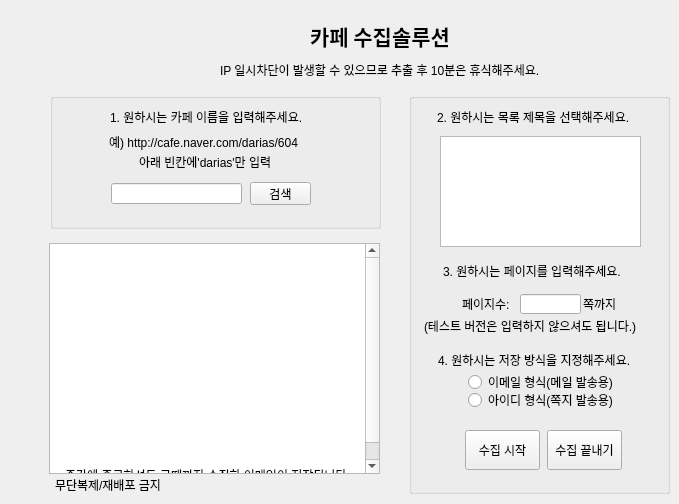
    <widget class="QWidget" name="tab_3">
     <attribute name="title">
      <string>카페</string>
     </attribute>
     <widget class="QLabel" name="label_6">
      <property name="geometry">
       <rect>
        <x>109</x>
        <y>134</y>
        <width>211</width>
        <height>16</height>
       </rect>
      </property>
      <property name="text">
       <string>예) http://cafe.naver.com/darias/604</string>
      </property>
     </widget>
     <widget class="QPushButton" name="pushButton3_1">
      <property name="geometry">
       <rect>
        <x>250</x>
        <y>182</y>
        <width>61</width>
        <height>23</height>
       </rect>
      </property>
      <property name="text">
       <string>검색</string>
      </property>
     </widget>
     <widget class="QLabel" name="label_16">
      <property name="geometry">
       <rect>
        <x>438</x>
        <y>350</y>
        <width>221</width>
        <height>20</height>
       </rect>
      </property>
      <property name="text">
       <string>4. 원하시는 저장 방식을 지정해주세요.</string>
      </property>
     </widget>
     <widget class="QRadioButton" name="radio3_2">
      <property name="geometry">
       <rect>
        <x>468</x>
        <y>392</y>
        <width>161</width>
        <height>16</height>
       </rect>
      </property>
      <property name="text">
       <string>아이디 형식(쪽지 발송용)</string>
      </property>
     </widget>
     <widget class="QGroupBox" name="groupBox_7">
      <property name="geometry">
       <rect>
        <x>50</x>
        <y>93</y>
        <width>331</width>
        <height>136</height>
       </rect>
      </property>
      <property name="title">
       <string/>
      </property>
     </widget>
     <widget class="QLabel" name="label_28">
      <property name="geometry">
       <rect>
        <x>220</x>
        <y>60</y>
        <width>361</width>
        <height>20</height>
       </rect>
      </property>
      <property name="text">
       <string>IP 일시차단이 발생할 수 있으므로 추출 후 10분은 휴식해주세요.</string>
      </property>
     </widget>
     <widget class="QRadioButton" name="radio3_1">
      <property name="geometry">
       <rect>
        <x>468</x>
        <y>374</y>
        <width>161</width>
        <height>16</height>
       </rect>
      </property>
      <property name="focusPolicy">
       <enum>Qt::StrongFocus</enum>
      </property>
      <property name="text">
       <string>이메일 형식(메일 발송용)</string>
      </property>
     </widget>
     <widget class="QGroupBox" name="groupBox_8">
      <property name="geometry">
       <rect>
        <x>409</x>
        <y>93</y>
        <width>261</width>
        <height>401</height>
       </rect>
      </property>
      <property name="title">
       <string/>
      </property>
      <widget class="QLabel" name="label_29">
       <property name="geometry">
        <rect>
         <x>28</x>
         <y>14</y>
         <width>221</width>
         <height>20</height>
        </rect>
       </property>
       <property name="text">
        <string>2. 원하시는 목록 제목을 선택해주세요.</string>
       </property>
      </widget>
      <widget class="QListWidget" name="listWidget3_2">
       <property name="geometry">
        <rect>
         <x>31</x>
         <y>43</y>
         <width>201</width>
         <height>111</height>
        </rect>
       </property>
      </widget>
      <widget class="QLabel" name="label_14">
       <property name="geometry">
        <rect>
         <x>34</x>
         <y>170</y>
         <width>201</width>
         <height>16</height>
        </rect>
       </property>
       <property name="text">
        <string>3. 원하시는 페이지를 입력해주세요.</string>
       </property>
      </widget>
      <widget class="QLineEdit" name="lineEdit3_2">
       <property name="geometry">
        <rect>
         <x>111</x>
         <y>201</y>
         <width>61</width>
         <height>20</height>
        </rect>
       </property>
       <property name="text">
        <string/>
       </property>
      </widget>
      <widget class="QLabel" name="label_27">
       <property name="geometry">
        <rect>
         <x>174</x>
         <y>203</y>
         <width>41</width>
         <height>16</height>
        </rect>
       </property>
       <property name="text">
        <string>쪽까지</string>
       </property>
      </widget>
      <widget class="QLabel" name="label_26">
       <property name="geometry">
        <rect>
         <x>15</x>
         <y>223</y>
         <width>241</width>
         <height>20</height>
        </rect>
       </property>
       <property name="text">
        <string>(테스트 버전은 입력하지 않으셔도 됩니다.)</string>
       </property>
      </widget>
      <widget class="QLabel" name="label_13">
       <property name="geometry">
        <rect>
         <x>53</x>
         <y>205</y>
         <width>56</width>
         <height>12</height>
        </rect>
       </property>
       <property name="text">
        <string>페이지수:</string>
       </property>
      </widget>
     </widget>
     <widget class="QListWidget" name="listWidget3_1">
      <property name="geometry">
       <rect>
        <x>49</x>
        <y>243</y>
        <width>331</width>
        <height>231</height>
       </rect>
      </property>
      <property name="font">
       <font>
        <pointsize>11</pointsize>
       </font>
      </property>
      <item>
       <property name="text">
        <string/>
       </property>
       <property name="font">
        <font>
         <family>돋움</family>
         <pointsize>9</pointsize>
        </font>
       </property>
      </item>
      <item>
       <property name="text">
        <string/>
       </property>
       <property name="font">
        <font>
         <family>돋움</family>
        </font>
       </property>
      </item>
      <item>
       <property name="text">
        <string/>
       </property>
       <property name="font">
        <font>
         <family>돋움</family>
        </font>
       </property>
       <property name="textAlignment">
        <set>AlignCenter</set>
       </property>
      </item>
      <item>
       <property name="text">
        <string/>
       </property>
       <property name="font">
        <font>
         <family>돋움</family>
        </font>
       </property>
       <property name="textAlignment">
        <set>AlignCenter</set>
       </property>
      </item>
      <item>
       <property name="text">
        <string/>
       </property>
       <property name="font">
        <font>
         <family>돋움</family>
         <pointsize>15</pointsize>
         <weight>75</weight>
         <bold>true</bold>
        </font>
       </property>
       <property name="textAlignment">
        <set>AlignCenter</set>
       </property>
      </item>
      <item>
       <property name="text">
        <string/>
       </property>
       <property name="font">
        <font>
         <family>돋움</family>
         <pointsize>9</pointsize>
         <weight>50</weight>
         <bold>false</bold>
        </font>
       </property>
       <property name="textAlignment">
        <set>AlignCenter</set>
       </property>
      </item>
      <item>
       <property name="text">
        <string/>
       </property>
       <property name="font">
        <font>
         <family>돋움</family>
        </font>
       </property>
       <property name="textAlignment">
        <set>AlignCenter</set>
       </property>
      </item>
      <item>
       <property name="text">
        <string/>
       </property>
      </item>
      <item>
       <property name="text">
        <string/>
       </property>
      </item>
      <item>
       <property name="text">
        <string/>
       </property>
      </item>
      <item>
       <property name="text">
        <string/>
       </property>
      </item>
      <item>
       <property name="text">
        <string>중간에 종료하셔도 그때까지 수집한 이메일이 저장됩니다.</string>
       </property>
       <property name="font">
        <font>
         <pointsize>9</pointsize>
        </font>
       </property>
       <property name="textAlignment">
        <set>AlignCenter</set>
       </property>
      </item>
     </widget>
     <widget class="QPushButton" name="pushButton3_3">
      <property name="geometry">
       <rect>
        <x>547</x>
        <y>430</y>
        <width>75</width>
        <height>40</height>
       </rect>
      </property>
      <property name="text">
       <string>수집 끝내기</string>
      </property>
     </widget>
     <widget class="QLabel" name="label_30">
      <property name="geometry">
       <rect>
        <x>55</x>
        <y>475</y>
        <width>121</width>
        <height>20</height>
       </rect>
      </property>
      <property name="text">
       <string>무단복제/재배포 금지</string>
      </property>
     </widget>
     <widget class="QPushButton" name="pushButton3_2">
      <property name="geometry">
       <rect>
        <x>465</x>
        <y>430</y>
        <width>75</width>
        <height>40</height>
       </rect>
      </property>
      <property name="text">
       <string>수집 시작</string>
      </property>
     </widget>
     <widget class="QLabel" name="label_31">
      <property name="geometry">
       <rect>
        <x>110</x>
        <y>109</y>
        <width>221</width>
        <height>16</height>
       </rect>
      </property>
      <property name="text">
       <string>1. 원하시는 카페 이름을 입력해주세요.</string>
      </property>
     </widget>
     <widget class="QLineEdit" name="lineEdit3_1">
      <property name="geometry">
       <rect>
        <x>111</x>
        <y>183</y>
        <width>131</width>
        <height>21</height>
       </rect>
      </property>
     </widget>
     <widget class="QLabel" name="label_32">
      <property name="geometry">
       <rect>
        <x>139</x>
        <y>154</y>
        <width>151</width>
        <height>16</height>
       </rect>
      </property>
      <property name="text">
       <string>아래 빈칸에'darias'만 입력</string>
      </property>
     </widget>
     <widget class="QLabel" name="label_41">
      <property name="geometry">
       <rect>
        <x>310</x>
        <y>20</y>
        <width>181</width>
        <height>31</height>
       </rect>
      </property>
      <property name="font">
       <font>
        <family>굴림</family>
        <pointsize>16</pointsize>
        <weight>75</weight>
        <bold>true</bold>
       </font>
      </property>
      <property name="text">
       <string>카페 수집솔루션</string>
      </property>
     </widget>
     <zorder>groupBox_7</zorder>
     <zorder>groupBox_8</zorder>
     <zorder>label_6</zorder>
     <zorder>pushButton3_1</zorder>
     <zorder>label_16</zorder>
     <zorder>radio3_2</zorder>
     <zorder>label_28</zorder>
     <zorder>radio3_1</zorder>
     <zorder>listWidget3_1</zorder>
     <zorder>pushButton3_3</zorder>
     <zorder>label_30</zorder>
     <zorder>pushButton3_2</zorder>
     <zorder>label_31</zorder>
     <zorder>lineEdit3_1</zorder>
     <zorder>label_32</zorder>
     <zorder>label_41</zorder>
    </widget>
